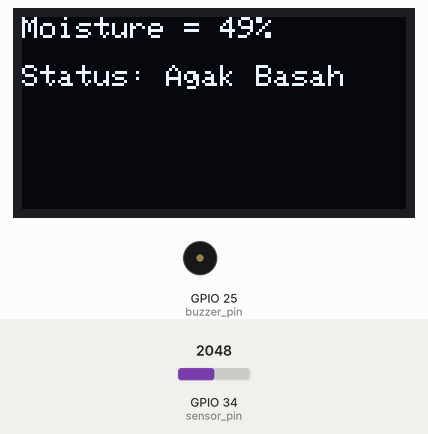
Recording of a sketch running on a simulated ESP32. On the bench: 128×64 one-colour display, buzzer (waves = sounding, pin HIGH). The test bench sets the inputs (shaded band); at power-on: GPIO 34 (sensor_pin) = 2048. WiFi joins after 1.5 s; servers stay silent unless stated; what the sketch prints to the serial monitor is not drawn.

Above: at 3.3 s.
3.4 s: GPIO 34 (sensor_pin) set to 2116
6.3 s: GPIO 34 (sensor_pin) set to 2785
At 8.1 s:
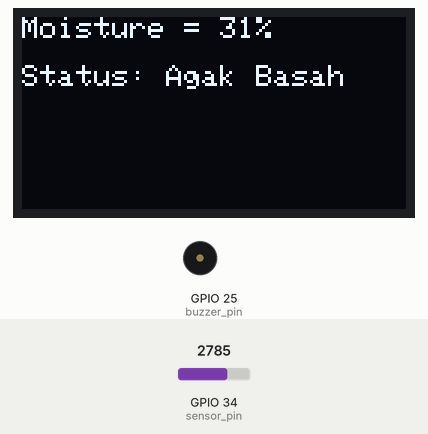
8.6 s: GPIO 34 (sensor_pin) set to 2873
At 10.9 s:
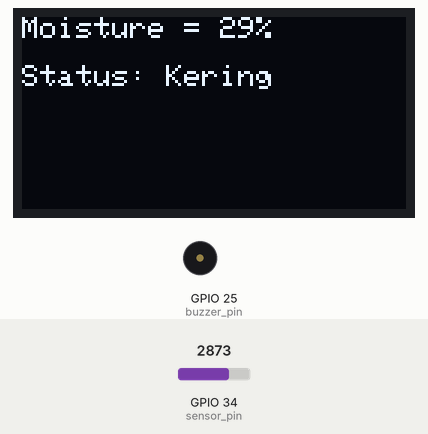
11.2 s: GPIO 34 (sensor_pin) set to 1228
At 12.8 s:
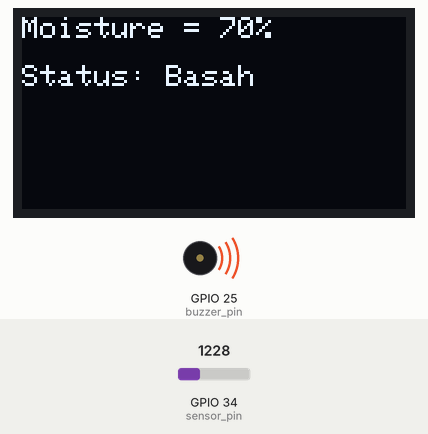
13.6 s: GPIO 34 (sensor_pin) set to 1549
At 15.5 s:
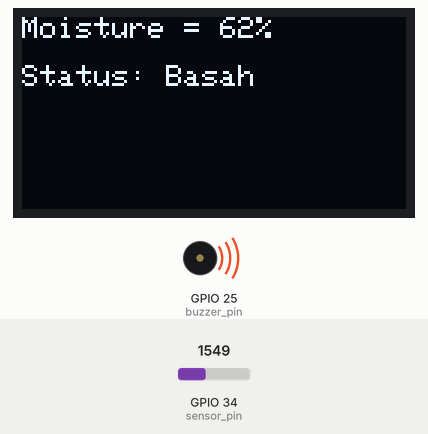
15.9 s: GPIO 34 (sensor_pin) set to 1652
At 17.1 s:
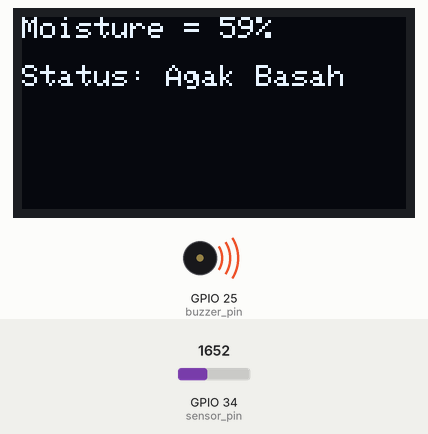
Timing chart, 0 to 18.9 s (numbered marks = the images above; inputs shaded):
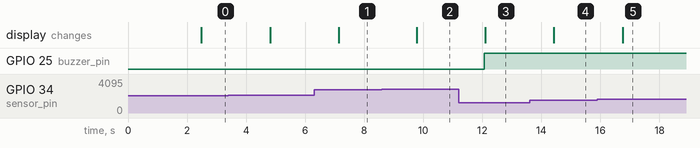

Measured:
- the behaviour switches between 2825 and 2826 on GPIO 34 (sensor_pin) (found by bisection; images 1 and 2)
- the behaviour switches between 1597 and 1598 on GPIO 34 (sensor_pin) (found by bisection; images 4 and 5)
- after the input at 6.3 s, the display: changes after 0.84 s (image 1)
- after the input at 8.6 s, the display: changes after 1.2 s (image 2)
- after the input at 11.2 s, GPIO 25 (buzzer_pin): LOW → HIGH after 0.87 s; the display: changes after 0.90 s (image 3)
- after the input at 13.6 s, the display: changes after 0.83 s (image 4)
- after the input at 15.9 s, the display: changes after 0.86 s (image 5)

The sketch:

Tugas_Akhir.ino
```cpp
// Blynk credentials
#define BLYNK_TEMPLATE_ID "TMPL6AHCkBGzx"
#define BLYNK_TEMPLATE_NAME "kelembapan"
#define BLYNK_AUTH_TOKEN "CP4F79RX2ZZo-zh2yiWCmE4hcVEV3K8U"

#include <WiFi.h>
#include <WiFiClientSecure.h>
#include <UniversalTelegramBot.h>
#include <ArduinoJson.h>
#include <Wire.h>
#include <Adafruit_GFX.h>
#include <Adafruit_SSD1306.h>
#include <BlynkSimpleEsp32.h>

// OLED display settings
#define SCREEN_WIDTH 128  // OLED display width, in pixels
#define SCREEN_HEIGHT 64  // OLED display height, in pixels
#define OLED_RESET    -1  // Reset pin # (or -1 if sharing Arduino reset pin)
Adafruit_SSD1306 display(SCREEN_WIDTH, SCREEN_HEIGHT, &Wire, OLED_RESET);

// WiFi credentials
#define WIFI_SSID "Redmi Note 11"
#define WIFI_PASSWORD "11111111"

// Telegram BOT Token (Get from BotFather)
#define BOT_TOKEN "6387319255:AAFXDw9HwqU4gcV0DkJR9Ka8RQ64pQJvwLs"
#define CHAT_ID "5535845901"

// Pin untuk sensor kelembapan tanah dan buzzer
const int sensor_pin = 34;
const int buzzer_pin = 25;  // Pin untuk buzzer

// SSL Certificate Root Telegram
WiFiClientSecure secured_client;
UniversalTelegramBot bot(BOT_TOKEN, secured_client);

int _moisture, sensor_analog;
int positionX = 10;  // Initial X position of the circle (starting with radius offset)
int direction = 1;  // 1 means moving right, -1 means moving left
const int radius = 10;  // Radius of the circle

// Flag untuk notifikasi
bool isDryNotified = false;

void setup(void) {
  Serial.begin(115200);

  // Initialize OLED display
  if(!display.begin(SSD1306_SWITCHCAPVCC, 0x3C)) {  // Address 0x3C for 128x64
    Serial.println(F("SSD1306 allocation failed"));
    for(;;);  // Don't proceed, loop forever
  }

  display.clearDisplay();
  display.setTextSize(1);      // Normal 1:1 pixel scale
  display.setTextColor(SSD1306_WHITE); // Draw white text
  display.setCursor(0, 0);     // Start at top-left corner
  display.display();           // Display initial buffer

  // Setup pin untuk buzzer
  pinMode(buzzer_pin, OUTPUT);
  digitalWrite(buzzer_pin, LOW);  // Matikan buzzer di awal

  // Connect to Wi-Fi
  Serial.println("Menghubungkan ke WiFi...");
  WiFi.begin(WIFI_SSID, WIFI_PASSWORD);
  unsigned long startAttemptTime = millis(); // Simpan waktu awal
  while (WiFi.status() != WL_CONNECTED) {
    delay(500);
    Serial.print(".");
    if (millis() - startAttemptTime > 10000) { // Timeout after 10 seconds
      Serial.println("Gagal terhubung ke WiFi.");
      return;
    }
  }

  Serial.println("\nWiFi connected. IP address: ");
  Serial.println(WiFi.localIP());

  // Inisialisasi Telegram Bot
  secured_client.setCACert(TELEGRAM_CERTIFICATE_ROOT);
  bot.sendMessage(CHAT_ID, "Bot started up", "");

  // Inisialisasi Blynk
  Blynk.begin(BLYNK_AUTH_TOKEN, WIFI_SSID, WIFI_PASSWORD);
}

void loop(void) {
  Blynk.run();  // Run Blynk

  // Baca data sensor
  sensor_analog = analogRead(sensor_pin);
  _moisture = (100 - ((sensor_analog / 4095.00) * 100));

  // Cetak ke Serial Monitor
  Serial.print("Moisture = ");
  Serial.print(_moisture);
  Serial.println("%");

  // Tampilkan kelembapan di OLED
  display.clearDisplay();  // Clear the buffer
  display.setCursor(0, 0); // Set cursor to top-left corner
  display.print("Moisture = ");
  display.print(_moisture);
  display.println("%");

  // Kirim data kelembapan ke Blynk (Virtual Pin V2)
  Blynk.virtualWrite(V2, _moisture);

  // Cek pesan baru dari Telegram
  if (bot.getUpdates(bot.last_message_received + 1)) {
    String command = bot.messages[0].text;
    if (command == "/status") {
      String statusMessage = "Status Kelembapan: " + String(_moisture) + "%";
      bot.sendMessage(CHAT_ID, statusMessage, "");
    }
  }

  // Logika buzzer dan notifikasi
  if (_moisture <= 30 && !isDryNotified) {
    bot.sendMessage(CHAT_ID, "Peringatan: Tanah kering! Kelembapan = " + String(_moisture) + "%", "");
    isDryNotified = true;
    Serial.println("Notifikasi: Tanah kering terkirim.");

    // Nyalakan buzzer
    digitalWrite(buzzer_pin, LOW);
    Serial.println("Buzzer ON (kelembapan <= 30)");

    // Kendalikan LED di Blynk (Merah untuk Kering)
    Blynk.virtualWrite(V0, 255); // Nyalakan LED merah
    Blynk.virtualWrite(V4, 0);   // Matikan LED kuning
    Blynk.virtualWrite(V3, 0);   // Matikan LED hijau
  }
  // Reset notifikasi dan matikan buzzer jika kelembapan di atas 31% (memberikan buffer kecil)
  else if (_moisture > 31 && isDryNotified) {
    isDryNotified = false;
    Serial.println("Tanah sudah basah kembali.");

    // Matikan buzzer
    digitalWrite(buzzer_pin, HIGH);
    Serial.println("Buzzer OFF (kelembapan > 31)");
  }

  // Tambahan logika untuk menampilkan status tanah dan kendalikan LED di Blynk
  if (_moisture >= 31 && _moisture <= 60) {
    display.setCursor(0, 16); // Set cursor sedikit ke bawah
    display.println("Status: Agak Basah");
    Serial.println("Status: Agak Basah");

    // LED Kuning untuk "Agak Basah"
    Blynk.virtualWrite(V0, 0);   // Matikan LED merah
    Blynk.virtualWrite(V4, 255); // Nyalakan LED kuning
    Blynk.virtualWrite(V3, 0);   // Matikan LED hijau
  } else if (_moisture > 60) {
    display.setCursor(0, 16); // Set cursor sedikit ke bawah
    display.println("Status: Basah");
    Serial.println("Status: Basah");

    // LED Hijau untuk "Basah"
    Blynk.virtualWrite(V0, 0);   // Matikan LED merah
    Blynk.virtualWrite(V4, 0);   // Matikan LED kuning
    Blynk.virtualWrite(V3, 255); // Nyalakan LED hijau
  } else {
    display.setCursor(0, 16); // Set cursor sedikit ke bawah
    display.println("Status: Kering");
    Serial.println("Status: Kering");

    // LED Merah untuk "Kering"
    Blynk.virtualWrite(V0, 255); // Nyalakan LED merah
    Blynk.virtualWrite(V4, 0);   // Matikan LED kuning
    Blynk.virtualWrite(V3, 0);   // Matikan LED hijau
  }

  display.display();  // Tampilkan status di OLED

  delay(2000);  // Penundaan 2 detik sebelum pembacaan berikutnya
}
```
